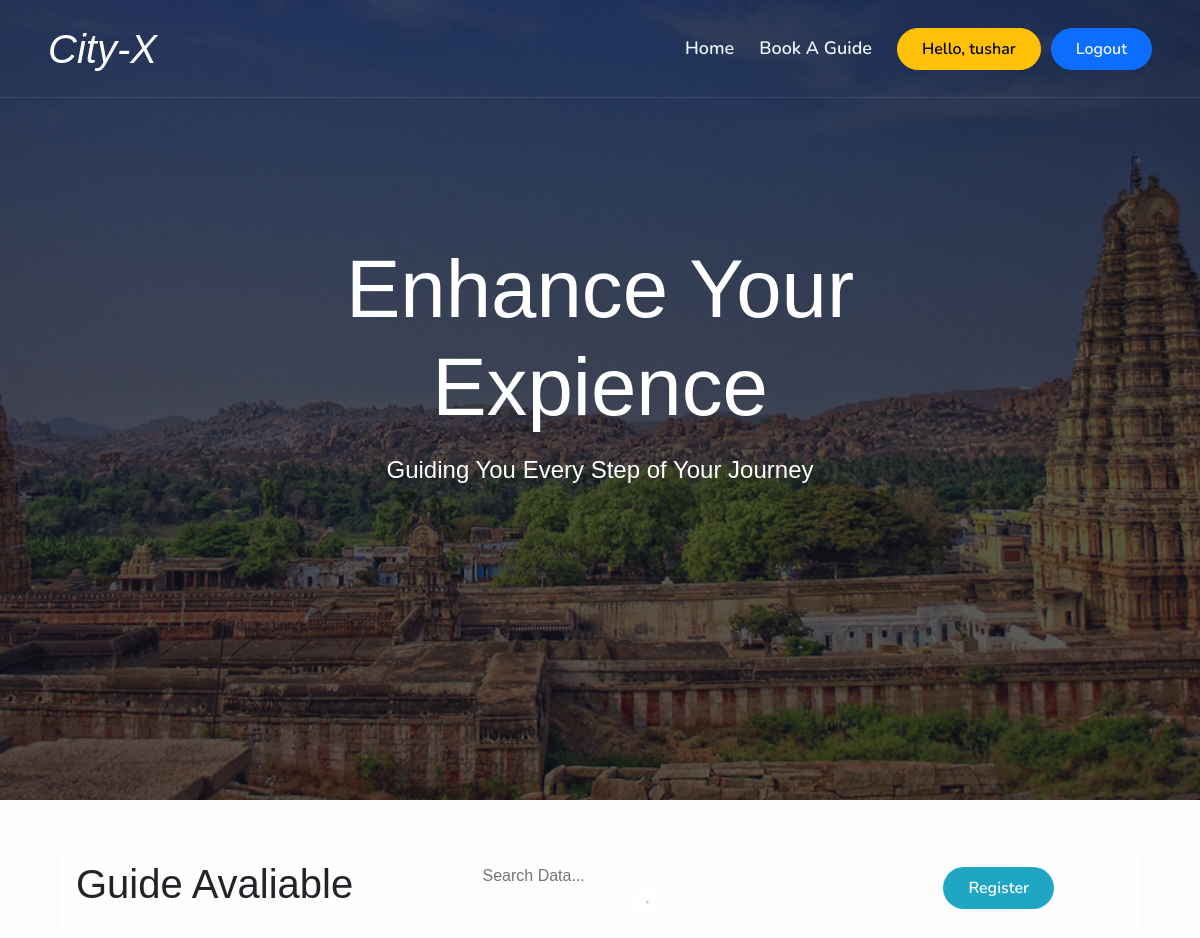
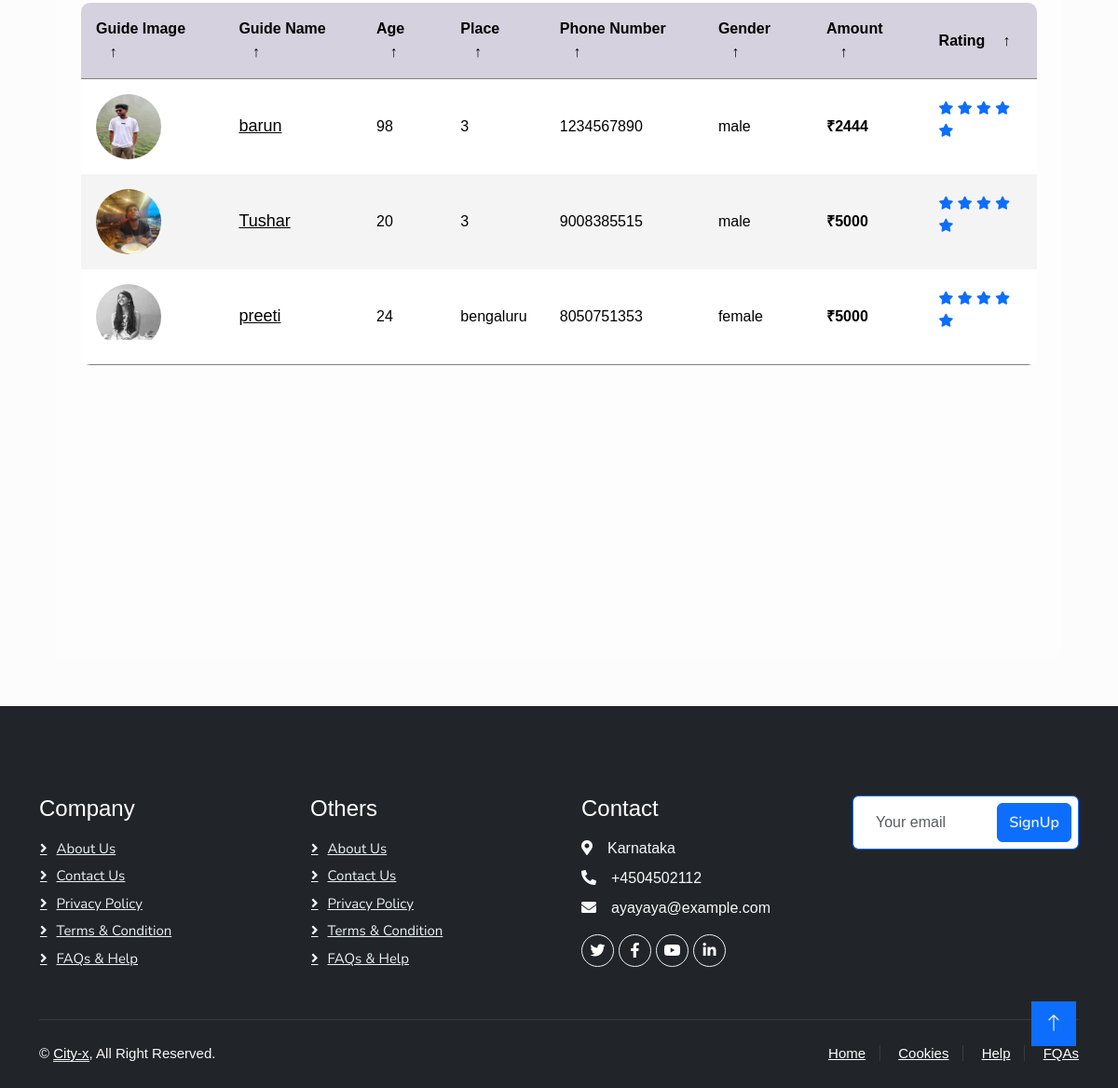
The page /booking (signed in) on the database its author committed (2 pictures, top to bottom).
### app/models.py (models this page shows, shortened)
class Reg_Guide(models.Model):
    aadhar_num = models.CharField(max_length=10)
    name = models.CharField(max_length=100)
    email = models.EmailField(unique=True)
    description = models.TextField()
    date_of_birth = models.DateField()
    phone_number = models.CharField(max_length=15)
    gender = models.CharField(max_length=100)
    place_loc = models.CharField(max_length=100)
    price = models.IntegerField()
    age = models.CharField(max_length=2)
    experience_years = models.PositiveIntegerField()
    certificate = models.ImageField(null=True, blank=True)
    photo = models.ImageField(null=True, blank=True)

### app/views.py (the view)
# urls.py: path("booking", booking, name='booking'),
def booking(request):
    reg_Guide = Reg_Guide.objects.all()
    context = {'reg_Guide':reg_Guide}
    return render(request, 'booking/booking.html', context)

### templates/booking/booking.html (shortened to what this page needs)
{% extends 'main.html' %} {% load static %} {% block content %}
<div class="container-fluid bg-primary py-5 mb-5 hero-header">
  <div class="container py-5">
    <div class="row justify-content-center py-5">
      <div class="col-lg-10 pt-lg-5 mt-lg-5 text-center">
        <h1 class="display-3 text-white mb-3 animated slideInDown">
          Enhance Your Expience
        </h1>
        <p class="fs-4 text-white mb-4 animated slideInDown">
          Guiding You Every Step of Your Journey
        </p>
      </div>
    </div>
  </div>
</div>
<main
  class="table"
  id="customers_table"
  style="justify-items: center; margin: auto"
>
  <section class="table__header">
    <h1>Guide Avaliable</h1>
    <div
      class="input-group"
      style="border-style: solid 6px; border-color: black"
    >
      <input type="search" placeholder="Search Data..." />
      <img src="{% static " images/search.png" %}" alt="..." />
    </div>
    <a
      href="{% url 'guide_register' %}"
      class="btn btn rounded-pill py-2 px-4"
      style="
        margin-right: 70px;
        background-color: #1fa6c2;
        color: white;
        border-style: solid 6px;
      "
      >Register</a
    >
  </section>
  <section class="table__body">
    <table>
      <thead>
        <tr>
          <th>Guide Image <span class="icon-arrow">&UpArrow;</span></th>
          <th>Guide Name <span class="icon-arrow">&UpArrow;</span></th>
          <th>Age <span class="icon-arrow">&UpArrow;</span></th>
          <th>Place <span class="icon-arrow">&UpArrow;</span></th>
          <th>Phone Number <span class="icon-arrow">&UpArrow;</span></th>
          <th>Gender <span class="icon-arrow">&UpArrow;</span></th>
          <th>Amount <span class="icon-arrow">&UpArrow;</span></th>
          <th>Rating <span class="icon-arrow">&UpArrow;</span></th>
        </tr>
      </thead>
      <tbody>
        {% for reg_Guide in reg_Guide %}
        <tr>
          <td>
            <img
              src="{{ reg_Guide.photo.url }}"
              style="width: 70px; height: 70px"
              alt=""
            />
          </td>
          <td><a href="{% url "guide_details" reg_Guide.id %}" style="color: black; font-size: 18px">{{ reg_Guide.name }}</a></td>
          <td>{{ reg_Guide.age }}</td>
          <td>{{ reg_Guide.place_loc }}</td>
          <td>{{ reg_Guide.phone_number }}</td>
          <td>{{ reg_Guide.gender }}</td>
          <td>
            <strong>₹{{ reg_Guide.price }}</strong>
          </td>
          <td>
            <div class="mb-3">
              <small class="fa fa-star text-primary"></small>
              <small class="fa fa-star text-primary"></small>
              <small class="fa fa-star text-primary"></small>
              <small class="fa fa-star text-primary"></small>
              <small class="fa fa-star text-primary"></small>
            </div>
        </tr>
        {% endfor %}
      </tbody>
    </table>
  </section>
</main>
{% endblock %}

### templates/main.html (shortened to what this page needs)
<!DOCTYPE html>
{% load static %}
<html lang="en">
  <head>
    <link
      href="https://cdnjs.cloudflare.com/ajax/libs/font-awesome/5.10.0/css/all.min.css"
      rel="stylesheet"
    />
    <link
      href="https://cdn.jsdelivr.net/npm/bootstrap-icons@1.4.1/font/bootstrap-icons.css"
      rel="stylesheet"
    />
    <link href="{% static 'lib/animate/animate.min.css' %}" rel="stylesheet" />
    <link
      href="{% static 'lib/owlcarousel/assets/owl.carousel.min.css' %}"
      rel="stylesheet"
    />
    <link
      href="{% static 'lib/tempusdominus/css/tempusdominus-bootstrap-4.min.css' %}"
      rel="stylesheet"
    />
    <link href="{% static 'css/bootstrap.min.css' %}" rel="stylesheet" />
    <link href="{% static 'css/style.css' %}" rel="stylesheet" />
  </head>
  <body>
    <div class="container-fluid position-relative p-0">
      <nav
        class="navbar navbar-expand-lg navbar-light px-4 px-lg-5 py-3 py-lg-0"
      >
        <a href=" {% url 'home' %}" class="navbar-brand p-0">
          <h1 class="text-primary m-0"><i id="headName">City-X</i></h1>
        </a>
        <div class="collapse navbar-collapse" id="navbarCollapse">
          <div class="navbar-nav ms-auto py-0">
            <a href="{% url 'home' %}" class="nav-item nav-link">Home</a>
            <a href="{% url 'booking' %}" class="nav-item nav-link"
              >Book A Guide</a
            >
          </div>
          {% if user.is_authenticated %}
          <a class="btn btn-warning rounded-pill py-2 px-4"
            >Hello, {{user.username}}</a
          >
          <a
            href="logout"
            class="btn btn-primary rounded-pill py-2 px-4"
            style="margin-left: 10px"
            >Logout</a
          >
          {% else %}
          <a href="/" class="btn btn-primary rounded-pill py-2 px-4">Login</a>
          {% endif %}
        </div>
      </nav>
    </div>
    {% block content %} {% endblock %}
    <div
      class="container-fluid bg-dark text-light footer pt-5 mt-5 wow fadeIn"
      data-wow-delay="0.1s"
    >
      <div class="container py-5">
        <div class="row g-5">
          <div class="col-lg-3 col-md-6">
            <h4 class="text-white mb-3">Company</h4>
            <a class="btn btn-link" href="">About Us</a>
            <a class="btn btn-link" href="">Contact Us</a>
            <a class="btn btn-link" href="">Privacy Policy</a>
            <a class="btn btn-link" href="">Terms & Condition</a>
            <a class="btn btn-link" href="">FAQs & Help</a>
          </div>
          <div class="col-lg-3 col-md-6">
            <h4 class="text-white mb-3">Others</h4>
            <a class="btn btn-link" href="#about">About Us</a>
            <a class="btn btn-link" href="">Contact Us</a>
            <a class="btn btn-link" href="">Privacy Policy</a>
            <a class="btn btn-link" href="">Terms & Condition</a>
            <a class="btn btn-link" href="">FAQs & Help</a>
          </div>
          <div class="col-lg-3 col-md-6">
            <h4 class="text-white mb-3">Contact</h4>
            <p class="mb-2">
              <i class="fa fa-map-marker-alt me-3"></i>Karnataka
            </p>
            <p class="mb-2"><i class="fa fa-phone-alt me-3"></i>+4504502112</p>
            <p class="mb-2">
              <i class="fa fa-envelope me-3"></i>ayayaya@example.com
            </p>
            <div class="d-flex pt-2">
              <a class="btn btn-outline-light btn-social" href=""
                ><i class="fab fa-twitter"></i
              ></a>
              <a class="btn btn-outline-light btn-social" href=""
                ><i class="fab fa-facebook-f"></i
              ></a>
              <a class="btn btn-outline-light btn-social" href=""
                ><i class="fab fa-youtube"></i
              ></a>
              <a class="btn btn-outline-light btn-social" href=""
                ><i class="fab fa-linkedin-in"></i
              ></a>
            </div>
          </div>
          <div class="col-lg-3 col-md-6">
            <div class="position-relative mx-auto" style="max-width: 400px">
              <input
                class="form-control border-primary w-100 py-3 ps-4 pe-5"
                type="text"
                placeholder="Your email"
              />
              <button
                type="button"
                class="btn btn-primary py-2 position-absolute top-0 end-0 mt-2 me-2"
              >
                SignUp
              </button>
            </div>
          </div>
        </div>
      </div>
      <div class="container">
        <div class="copyright">
          <div class="row">
            <div class="col-md-6 text-center text-md-start mb-3 mb-md-0">
              &copy; <a class="border-bottom" href="#">City-x</a>, All Right
              Reserved.
            </div>
            <div class="col-md-6 text-center text-md-end">
              <div class="footer-menu">
                <a href="">Home</a>
                <a href="">Cookies</a>
                <a href="">Help</a>
                <a href="">FQAs</a>
              </div>
            </div>
          </div>
        </div>
      </div>
    </div>
    <a href="#" class="btn btn-lg btn-primary btn-lg-square back-to-top"
      ><i class="bi bi-arrow-up"></i
    ></a>
  </body>
</html>

### static/css/style.css (style rules this page uses)
:root { --primary: #050a13; --secondary: #FE8800; --light: #ffffff; --dark: #14141F; }
body { font-family: Arial, sans-serif; margin: 0; padding: 0; background-color: #fcfcfc; }
#headName { color: rgb(255, 255, 255); font-weight: 300; font-style: italic; }
.back-to-top { position: fixed; display: none; right: 45px; bottom: 45px; z-index: 99; }
.btn { font-family: 'Nunito', sans-serif; font-weight: 600; transition: .5s; }
.btn.btn-primary, .btn.btn-secondary { color: #ecf4f7; }
.btn-lg-square { width: 48px; height: 48px; }
.btn-square, .btn-sm-square, .btn-lg-square { padding: 0; display: flex; align-items: center; justify-content: center; font-weight: normal; border-radius: 0px; }
.navbar-light .navbar-nav .nav-link { font-family: 'Nunito', sans-serif; position: relative; margin-right: 25px; padding: 35px 0; color: #ecf4f7 !important; font-size: 18px; font-weight: 600; outline: none; transition: .5s; }
@media (min-width: 992px) { .navbar-light { position: absolute; width: 100%; top: 0; left: 0; border-bottom: 1px solid rgba(256, 256, 256, .1); z-index: 999; } }
@media (min-width: 992px) { .navbar-light .navbar-nav .nav-link::before { position: absolute; content: ""; width: 0; height: 2px; bottom: -1px; left: 50%; background: var(--primary); transition: .5s; } }
.hero-header .row { --bs-gutter-x: -14.5rem; display: flex; flex-wrap: wrap; margin-top: calc(var(--bs-gutter-y)* -1); margin-right: calc(var(--bs-gutter-x) / -2); margin-left: calc(var(--bs-gutter-x) / -2); }
.hero-header { background: linear-gradient(rgba(20, 20, 31, .7), rgba(20, 20, 31, .7)), url(../images/bg-hero.jpg); height: 100vh; background-position: center center; background-repeat: no-repeat; background-size: cover; }
.hero-header h1 { color: #ecf4f7; font-size: 5.1rem; }
.footer .btn.btn-social { margin-right: 5px; width: 35px; height: 35px; display: flex; align-items: center; justify-content: center; color: var(--light); font-weight: normal; border: 1px solid #ecf4f7; border-radius: 35px; transition: .3s; }
.footer .btn.btn-link { display: block; margin-bottom: 5px; padding: 0; text-align: left; color: #ecf4f7; font-size: 15px; font-weight: normal; text-transform: capitalize; transition: .3s; }
.footer .btn.btn-link::before { position: relative; content: "\f105"; font-family: "Font Awesome 5 Free"; font-weight: 900; margin-right: 10px; }
.footer .copyright { padding: 25px 0; font-size: 15px; border-top: 1px solid rgba(256, 256, 256, .1); }
.footer .copyright a { color: var(--light); }
.footer .footer-menu a { margin-right: 15px; padding-right: 15px; border-right: 1px solid rgba(255, 255, 255, .1); }
.footer .footer-menu a:last-child { margin-right: 0; padding-right: 0; border-right: none; }

### templates/booking/booking.html (style rules this page uses)
main.table { width: 90vw; height: 100vh; background-color: #fff5; backdrop-filter: blur(7px); border-radius: 0.8rem; overflow: hidden; }
.table__header { width: 100%; height: 10%; background-color: #fff4; padding: 0.8rem 1rem; display: flex; justify-content: space-between; align-items: center; }
.table__header .input-group { width: 35%; height: 100%; background-color: #fff5; padding: 0 0.8rem; border-radius: 2rem; display: flex; justify-content: center; align-items: center; transition: 0.2s; }
.table__header .input-group img { width: 1.2rem; height: 1.2rem; }
.table__header .input-group input { width: 100%; padding: 0 0.5rem 0 0.3rem; background-color: transparent; border: none; outline: none; }
.table__body { width: 95%; max-height: calc(89% - 1.6rem); background-color: #fffb; margin: 0.8rem auto; border-radius: 0.6rem; overflow: auto; overflow: overlay; }
table { width: 100%; }
td img { width: 36px; height: 36px; margin-right: 0.5rem; border-radius: 50%; vertical-align: middle; }
table, th, td { border-collapse: collapse; padding: 1rem; text-align: left; }
thead th { position: sticky; top: 0; left: 0; background-color: #d5d1defe; cursor: pointer; text-transform: capitalize; }
tbody tr:nth-child(even) { background-color: #0000000b; }
tbody tr { --delay: 0.1s; transition: 0.5s ease-in-out var(--delay), background-color 0s; }
tbody tr td, tbody tr td p, tbody tr td img { transition: 0.2s ease-in-out; }
thead th span.icon-arrow { display: inline-block; width: 1.3rem; height: 1.3rem; border-radius: 50%; border: 1.4px solid transparent; text-align: center; font-size: 1rem; margin-left: 0.5rem; transition: 0.2s ease-in-out; }

### rows shown on the page
Reg_Guide: photo (picture), name "barun", age "98", place_loc "3", phone_number "1234567890", gender "male", price "2444"
Reg_Guide: photo (picture), name "Tushar", age "20", place_loc "3", phone_number "9008385515", gender "male", price "5000"
Reg_Guide: photo (picture), name "preeti", age "24", place_loc "bengaluru", phone_number "8050751353", gender "female", price "5000"

### other values the page prints
{{ user.username }} "tushar"
